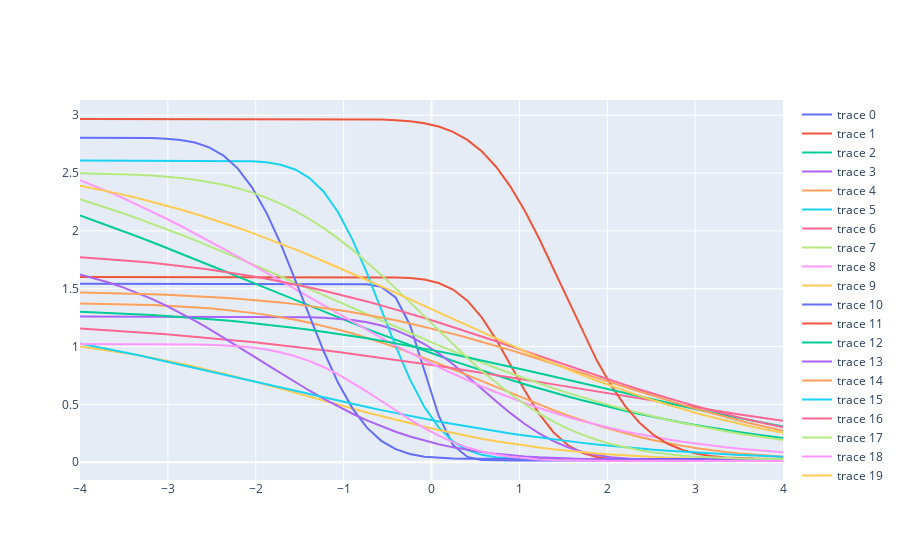

Write notebook code for a chart like this one.
### Code cell
fig = go.Figure()
for _, row in X.sample(20).iterrows():
    xaxis = np.linspace(-4, 4)
    fig.add_scatter(x=xaxis, y=gaussian(xaxis, 1e-2, row.B, row.mu, row.sigma))
fig
